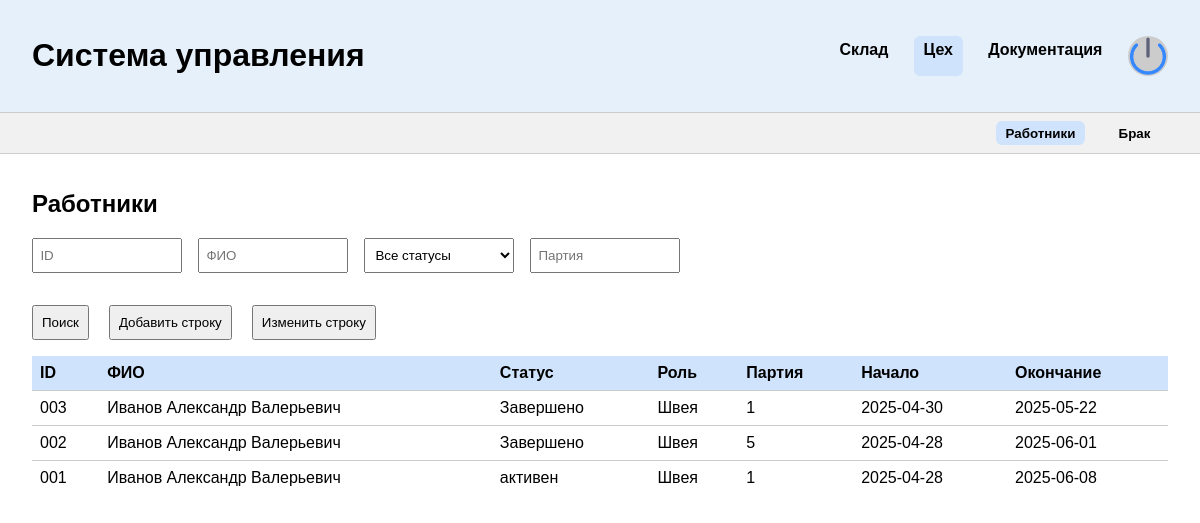
Page /ceh/workers/ (signed in) on the committed database.
### main/models.py (models this page shows, shortened)
class Worker(models.Model):
    user = models.ForeignKey(User, on_delete=models.CASCADE)
    batch = models.ForeignKey(Batch, on_delete=models.CASCADE)
    date_begin = models.DateField(verbose_name="Дата начала работы")
    date_end = models.DateField(verbose_name="Дата окончания работы")
    status = models.CharField(max_length=50, verbose_name="Статус")
    class Meta:
        verbose_name = "Работник"
        verbose_name_plural = "Работники"

class User(AbstractBaseUser, PermissionsMixin):
    fullname = models.CharField(max_length=100, verbose_name="ФИО", null=True, blank=True)
    login = models.CharField(unique=True, max_length=50, null=True)
    password = models.CharField(max_length=180)
    role = models.CharField(choices=[(channel.value, channel.value) for channel in UserRole], max_length=50, null=True)
    objects = MyUserManager()
    is_staff = models.BooleanField(default=False)
    is_active = models.BooleanField(default=True)
    USERNAME_FIELD = "login"
    class Meta:
        verbose_name = "Пользователи"
        verbose_name_plural = "Пользователи"
    def __str__(self):
        return f"{self.fullname} - {self.role}"

### main/views/workers.py (the view)
# urls.py: path("ceh/workers/", WorkersPage.as_view()),
class WorkersPage(BaseView, TemplateView):
    template_name = "main/workers.html"
    def get_context_data(self, **kwargs):
        context = super().get_context_data(**kwargs)
        context["workers"] = WorkerSerializer(Worker.objects.order_by("-id"), many=True).data
        context["users"] = User.objects.filter(role__in=["Раскройщик", "Швея"])
        context["batches"] = Batch.objects.all()
        return context

### main/models.py (called while the page is built)
    def __str__(self):
        return f"Партия: {self.id}"

### main/serializers.py (called while the page is built)
    def get_fullname(self, obj):
        return obj.user.fullname

    def get_role(self, obj):
        return obj.user.role

    def get_id(self, obj):
        return str(obj.id).zfill(3)

    def get_date_begin(self, obj):
        return obj.date_begin.strftime("%Y-%m-%d")

    def get_date_end(self, obj):
        return obj.date_end.strftime("%Y-%m-%d")

### main/views/base.py (called while the page is built)
    def get_enable_roles(self):
        enable = getattr(self, "enable_roles", [])
        if enable:
            return enable
        exclude = getattr(self, "exclude_roles", [])
        if exclude:
            return set([i.value for i in UserRole]) - set(exclude)
        return [i.value for i in UserRole]

    def dispatch(self, request: HttpRequest, *args, **kwargs):
        user = request.user
        if not user.is_authenticated:
            return HttpResponseRedirect('/')
        print(user.login)
        print(user.__dict__)
        if user.role == UserRole.GeneralManager or user.role == UserRole.ProductionManager:
            return super().dispatch(request, *args, **kwargs)
        if user.role not in self.get_enable_roles():
            return render(request, "main/protect.html")
        return super().dispatch(request, *args, **kwargs)

### main/templates/main/workers.html (shortened to what this page needs)
{% extends "main/base.html" %}
{% load static %}
{% block content %}
<header>
  <h1>Система управления</h1>
  <div class="menu">
    <a href="/warehouse/materials/">Склад</a>
    <a href="/ceh/workers/" class="active">Цех</a>
    <a href="/docs/">Документация</a>
    <div class="avatar"><img src="{% static 'main/shutdown.png' %}" /></div>
  </div>
</header>
  <div class="submenu" id="submenu-ceh">
    <button data-target="workers" class="active"><a href="/ceh/workers/">Работники</a></button>
    <button data-target="defects"><a href="/ceh/defects/">Брак</a></button>
  </div>
  <section id="ceh">
    <div class="table-section" id="workers">
      <h2>Работники</h2>
      <div class="filters">
        <input placeholder="ID">
        <input placeholder="ФИО">
        <select>
          <option>Все статусы</option>
        </select>
        <input placeholder="Партия">
      </div>
      <div class="material-actions">
        <button onclick="filterWorkers()">Поиск</button>
        <button onclick="document.getElementById('dialog-add-worker').showModal()">Добавить строку</button>
        <button onclick="document.getElementById('dialog-edit-worker-entry').showModal()">Изменить строку</button>
      </div>
      <table>
        <thead>
          <tr>
            <th>ID</th>
            <th>ФИО</th>
            <th>Статус</th>
            <th>Роль</th>
            <th>Партия</th>
            <th>Начало</th>
            <th>Окончание</th>
          </tr>
        </thead>
        <tbody>
          {% for w in workers %}
            <tr><td>{{ w.id }}</td><td>{{ w.fullname }}</td><td>{{ w.status }}</td><td>{{ w.role }}</td><td>{{ w.batch }}</td><td>{{ w.date_begin }}</td><td>{{ w.date_end }}</td></tr>
          {% endfor %}
        </tbody>
      </table>
    </div>
  </section>
{% endblock %}

### main/templates/main/base.html (style rules this page uses)
.filters, .search, .table-section input, .table-section .filters { margin-bottom: 1rem; display: flex; gap: 0.5rem; flex-wrap: wrap; }
.filters input, .filters select { flex: 1 1 150px; max-width: 150px; height: 35px; padding: 0.4rem; box-sizing: border-box; }
.filters { width: 100%; }
body { margin: 0; font-family: sans-serif; background-color: white; color: black; }
header { display: flex; justify-content: space-between; align-items: center; padding: 1rem 2rem; background-color: #e6f0fa; border-bottom: 1px solid #ccc; }
.menu { display: flex; gap: 1rem; }
.menu a { text-decoration: none; color: black; font-weight: bold; padding: 0.3rem 0.6rem; border-radius: 6px; }
.menu a.active { background-color: #d0e3fc; }
.avatar { width: 40px; height: 40px; background-color: #ccc; border-radius: 50%; }
.submenu { display: flex; justify-content: flex-end; padding: 0.5rem 2rem; background-color: #f1f1f1; border-bottom: 1px solid #ccc; gap: 1rem; }
.submenu button { background-color: transparent; border: none; font-weight: bold; cursor: pointer; padding: 0.3rem 0.6rem; border-radius: 6px; }
.submenu button a { text-decoration: none; color: black }
.submenu button.active { background-color: #d0e3fc; }
main, section { padding: 1rem 2rem; }
table { width: 100%; border-collapse: collapse; margin-bottom: 2rem; }
th { background-color: #d0e3fc; padding: 0.5rem; text-align: left; }
td { padding: 0.5rem; border-top: 1px solid #ccc; }
input, select, button { padding: 0.5rem; margin-right: 0.5rem; }
.material-actions, .product-actions { display: flex; gap: 0.75rem; margin: 1rem 0; }
.avatar img { width: 100%; cursor: pointer; }

### rows in the picture
Worker: id "003", fullname "Иванов Александр Валерьевич", status "Завершено", role "Швея", batch "1", date_begin "2025-04-30", date_end "2025-05-22"
Worker: id "002", fullname "Иванов Александр Валерьевич", status "Завершено", role "Швея", batch "5", date_begin "2025-04-28", date_end "2025-06-01"
Worker: id "001", fullname "Иванов Александр Валерьевич", status "активен", role "Швея", batch "1", date_begin "2025-04-28", date_end "2025-06-08"
